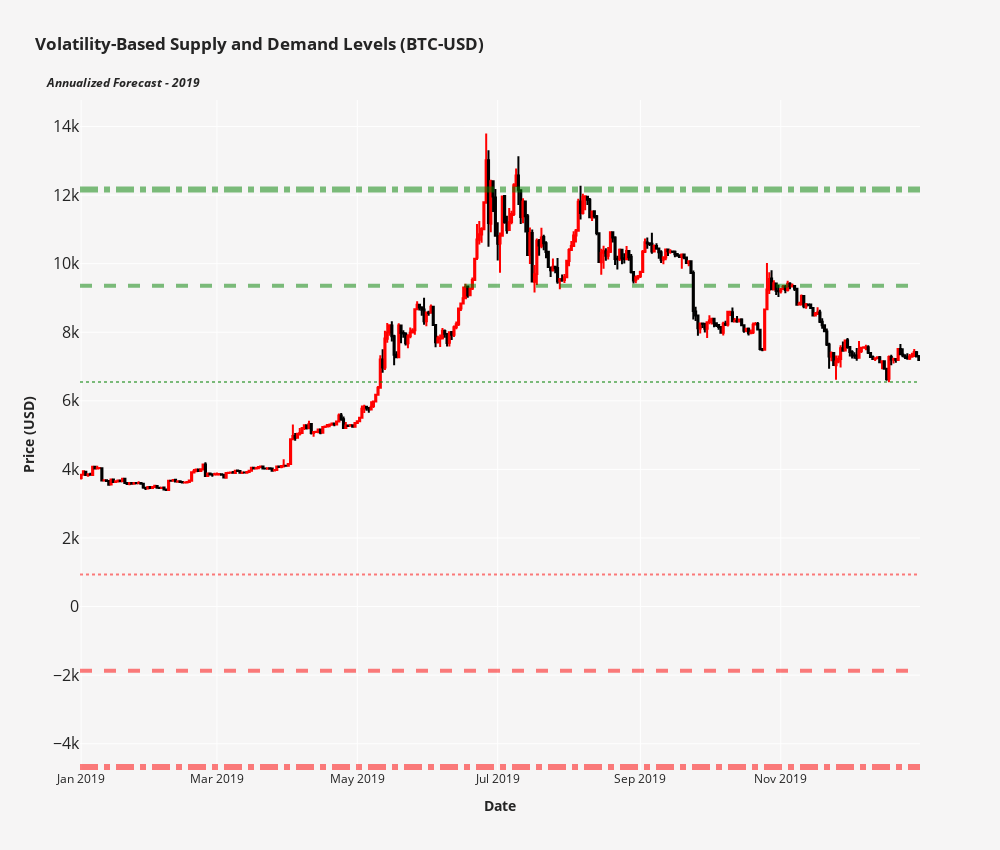

Notebook cell for this chart:
### Markdown cell above
<div style="border-left: 5px solid #888888; padding-left: 10px;">
    
<p style="
      padding-bottom: 10px;
      margin-bottom: 20px;
      font-size: 22px;
      font-weight: 400;  
      text-align: justify;
      font-family: 'Georgia', serif;  
      line-height: 1.6;
  ">
    • In 2023, for Tesla (TSLA), the 1$\sigma$ supply band worked as a resistance level during February and March. There was a breakout of this level only in June, and this band worked as a support in August.
  </p>
</div>

### Code cell
plot_volatility_bands('BTC-USD', '2018') # Forecasting supply and demand levels for 2019

### Figure 1 — Plotly figure (JSON) as saved in the notebook; plotly's stock layout.template omitted (floating-point values rounded to 4 significant figures; data arrays with more than 128 entries replaced by an {"elided": "..."} marker saying what was removed)
{"data": [{"close": {"elided": "365 float values"}, "decreasing": {"line": {"color": "black"}}, "high": {"elided": "365 float values"}, "increasing": {"line": {"color": "red"}}, "low": {"elided": "365 float values"}, "name": "Candlesticks", "open": {"elided": "365 float values"}, "x": {"elided": "365 str values"}, "type": "candlestick"}], "layout": {"height": 850, "paper_bgcolor": "#F6F5F5", "plot_bgcolor": "#F6F5F5", "showlegend": false, "title": {"text": "<b>Volatility-Based Supply and Demand Levels (BTC-USD)<br><br><sup>&nbsp;&nbsp;&nbsp;&nbsp;<i>Annualized Forecast - 2019</i></sup></b>", "x": 0.035, "xanchor": "left"}, "width": 1000, "xaxis": {"rangeslider": {"visible": false}, "title": {"text": "<b>Date</b>"}, "rangebreaks": [{"values": []}]}, "yaxis": {"tickfont": {"size": 16}, "title": {"text": "<b>Price (USD)</b>"}}, "shapes": [{"line": {"color": "green", "dash": "dot", "width": 2}, "type": "line", "x0": 0, "x1": 1, "xref": "x domain", "y0": 6550.0, "y1": 6550.0, "yref": "y"}, {"line": {"color": "red", "dash": "dot", "width": 2}, "type": "line", "x0": 0, "x1": 1, "xref": "x domain", "y0": 935.7, "y1": 935.7, "yref": "y"}, {"line": {"color": "green", "dash": "dash", "width": 4}, "type": "line", "x0": 0, "x1": 1, "xref": "x domain", "y0": 9357.0, "y1": 9357.0, "yref": "y"}, {"line": {"color": "red", "dash": "dash", "width": 4}, "type": "line", "x0": 0, "x1": 1, "xref": "x domain", "y0": -1871.0, "y1": -1871.0, "yref": "y"}, {"line": {"color": "green", "dash": "dashdot", "width": 6}, "type": "line", "x0": 0, "x1": 1, "xref": "x domain", "y0": 12160.0, "y1": 12160.0, "yref": "y"}, {"line": {"color": "red", "dash": "dashdot", "width": 6}, "type": "line", "x0": 0, "x1": 1, "xref": "x domain", "y0": -4678.0, "y1": -4678.0, "yref": "y"}]}}
